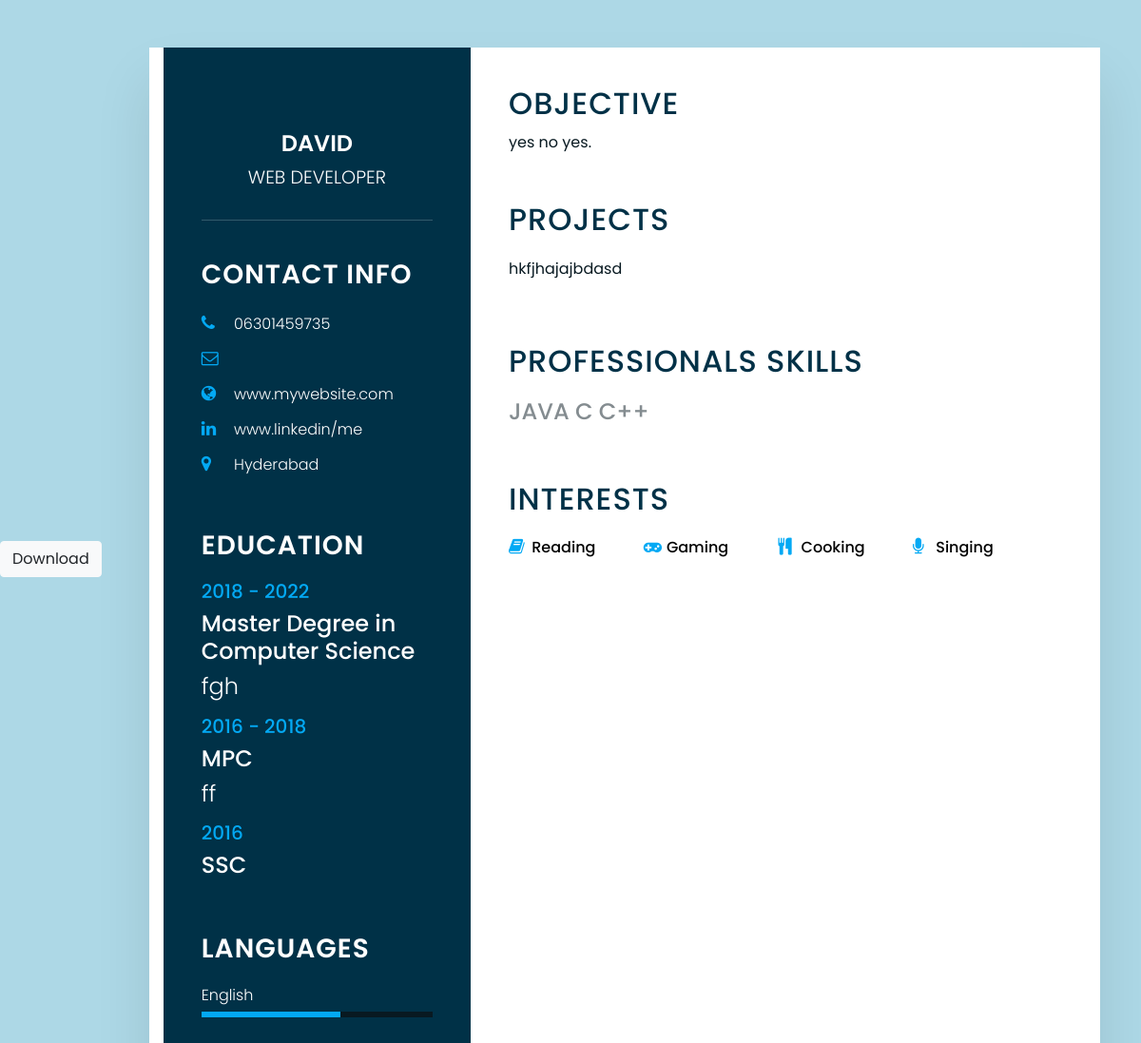
Page /2/ on the committed database.
### pdf/models.py (models this page shows)
class Profile(models.Model):
    name = models.CharField(max_length=100,default='')
    phone = models.CharField(max_length=100,default='')
    Email = models.CharField(max_length=100,default='')
    School = models.CharField(max_length=100,default='')
    school_cgpa = models.CharField(max_length=10,default='')
    degree = models.CharField(max_length=100,default='')
    degree_cgpa = models.CharField(max_length=10,default='')
    university = models.CharField(max_length=100,default='')
    university_cgpa = models.CharField(max_length=10,default='')
    skill = models.TextField(max_length=100,default='')
    objective = models.TextField(max_length=100,default='')
    city = models.TextField(max_length=100,default='')
    project = models.CharField(max_length=100,default='')

### pdf/views.py (the view)
# urls.py: path('<int:id>/',views.resume,name="resume"),
def resume(request,id):
    user_profile=Profile.objects.get(pk=id)
    skill = Profile.objects.values_list('skill')
    return render(request,"resume.html",{'user_profile':user_profile,'skill':skill[id-1]})

### pdf/templates/resume.html (shortened to what this page needs)
{% load static %}
<!doctype html>
<html lang="en">
<head>
    <link rel="stylesheet" href="https://stackpath.bootstrapcdn.com/bootstrap/4.4.1/css/bootstrap.min.css">
    <link rel="stylesheet" href="https://cdnjs.cloudflare.com/ajax/libs/font-awesome/4.7.0/css/font-awesome.css" />
    <link rel="stylesheet" type="text/css" href="{% static 'D:\Mini_project\ResumeBuilder\myapp\static\resume.css' %}"/>
</head>
<body>
    <div id="button">
        <button type="button"  class="btn btn-light">Download</button>
    </div>
    <div id="resume">
    <div class="container">
        <div class="left_Side">
            <div class="profileText">
                <br>
                <h2>{{ user_profile.name }} <br><span>Web Developer</span> </h2>
            </div>
            <div class="contactInfo">
                <h3 class="title">Contact Info</h3>
                <ul>
                    <li>
                        <span class="icon"><i class="fa fa-phone" aria-hidden="true"></i></span>
                        <span class="text">{{ user_profile.phone }}</span>
                    </li>
                    <li>
                        <span class="icon"><i class="fa fa-envelope-o" aria-hidden="true"></i></span>
                    </li>
                    <li>
                        <span class="icon"><i class="fa fa-globe" aria-hidden="true"></i></span>
                        <span class="text">www.mywebsite.com</span>
                    </li>
                    <li>
                        <span class="icon"><i class="fa fa-linkedin" aria-hidden="true"></i></span>
                        <span class="text">www.linkedin/me</span>
                    </li>
                    <li>
                        <span class="icon"><i class="fa fa-map-marker" aria-hidden="true"></i></span>
                        <span class="text">{{ user_profile.city }}</span>
                    </li>
                </ul>
            </div>
            <div class="contactInfo education">
                <h3 class="title">Education</h3>
                <ul>
                    <li>
                        <h5>2018 - 2022</h5>
                        <h4>Master Degree in Computer Science</h4>
                        <h4>{{ user_profile.university }}</h4>
                    </li>
                    <li>
                        <h5>2016 - 2018</h5>
                        <h4>MPC</h4>
                        <h4>{{ user_profile.degree }}</h4>
                    </li>
                    <li>
                        <h5>2016</h5>
                        <h4>SSC</h4>
                    </li>
                </ul>
            </div>
            <div class="contactInfo language">
                <h3 class="title">Languages</h3>
                <ul>
                    <li>
                        <span class="text">English</span>
                        <span class="percent">
                            <div class="englishw50" "></div>
                        </span>
                    </li>
                </ul>
            </div>
        </div>
        <div class="right_Side">
            <div class="about">
                <h2 class="title2">Objective</h2>
                <p>{{ user_profile.objective }}.</p>
            </div>
            <div class="about">
                <h2 class="title2">Projects</h2>
                <div class="box">
                    <div class="text">
                        <p>{{user_profile.project}}</p>
                    </div>
                </div>
            </div>
            <div class="about skills">
                <h2 class="title2">Professionals skills</h2>
                <div class="box">
                    {% for profile in skill %}
                    <h4>{{profile}}</h4>
                    {% endfor %}
                </div>
            </div>
            <div class="about interest">
                <h2 class="title2">Interests</h2>
                <ul>
                    <li><i class="fa fa-book" aria-hidden="true"></i> Reading</li>
                    <li><i class="fa fa-gamepad" aria-hidden="true"></i> Gaming</li>
                    <li><i class="fa fa-cutlery" aria-hidden="true"></i> Cooking</li>
                    <li><i class="fa fa-microphone" aria-hidden="true"></i> Singing</li>
                </ul>
            </div>
        </div>
        </div>
    </div>
    </body>
    </html>

### static/resume.css (style rules this page uses)
* { margin: 0; padding: 0; box-sizing: border-box; font-family: "Poppins", SansSerif; }
body { background-color: lightblue; display: flex; justify-content: center; align-items: center; min-height: 100vh; }
.container { position: relative; width: 100%; max-width: 1000px; min-height: 1000px; background-color: #fff; margin: 50px; display: grid; grid-template-columns: 1fr 2fr; box-shadow: 0 35px 55px rgba(0, 0, 0, 0.1); }
.container .left_Side { position: relative; background-color: #003147; padding: 40px; }
.profileText { position: relative; display: flex; flex-direction: column; align-items: center; padding-bottom: 20px; border-bottom: 1px solid rgba(255, 255, 255, 0.2); }
.profileText h2 { color: #fff; font-size: 1.5em; margin-top: 20px; text-transform: uppercase; text-align: center; font-weight: 600; line-height: 1.4em; }
.profileText h2 span { font-size: 0.8em; font-weight: 300; }
.contactInfo { padding-top: 40px; }
.title { color: #fff; text-transform: uppercase; font-weight: 600; letter-spacing: 1px; margin-bottom: 20px; }
.contactInfo ul { position: relative; }
.contactInfo ul li { list-style: none; position: relative; margin: 10px 0; cursor: pointer; }
.contactInfo ul li .icon { display: inline-block; width: 30px; font-size: 18px; color: #03a9f4; }
.contactInfo ul li span { color: #fff; font-weight: 300; }
.contactInfo.education li { margin-bottom: 15px; }
.contactInfo.education h5 { color: #03a9f4; font-weight: 500; }
.contactInfo.education h4:nth-child(2) { color: #fff; font-weight: 500; }
.contactInfo.education h4 { color: #fff; font-weight: 300; }
.contactInfo.language .percent { position: relative; width: 100%; height: 6px; background-color: #081921; display: block; margin-top: 5px; }
.contactInfo.language .percent div { position: relative; top: 0; left: 0; height: 100%; background-color: #03a9f4; }
.container .right_Side { position: relative; background-color: #fff; padding: 40px; }
.about { margin-bottom: 50px; }
.about:last-child { margin-bottom: 0; }
.title2 { color: #003147; text-transform: uppercase; letter-spacing: 1px; margin-bottom: 10px; }
p { color: #081921; }
.about .box { display: flex; flex-direction: row; margin: 20px 0; }
.skills .box { position: relative; width: 100%; display: grid; grid-template-columns: 150px 1fr; justify-content: center; align-items: center; }
.skills .box h4 { text-transform: uppercase; color: #848c90; font-weight: 500; }
.interest ul { display: grid; grid-template-columns: repeat(4, 1fr); }
.interest ul li { list-style: none; color: black; font-weight: 500; margin: 10px 0; }
.interest ul li .fa { color: #03a9f4; font-size: 18px; width: 20px; }
.englishw50 { width: 60%; }

### rows in the picture
Profile: name "DAVID", phone "06301459735", city "Hyderabad", university "fgh", degree "ff", objective "yes no yes", project "hkfjhajajbdasd", skill "JAVA C C++"
